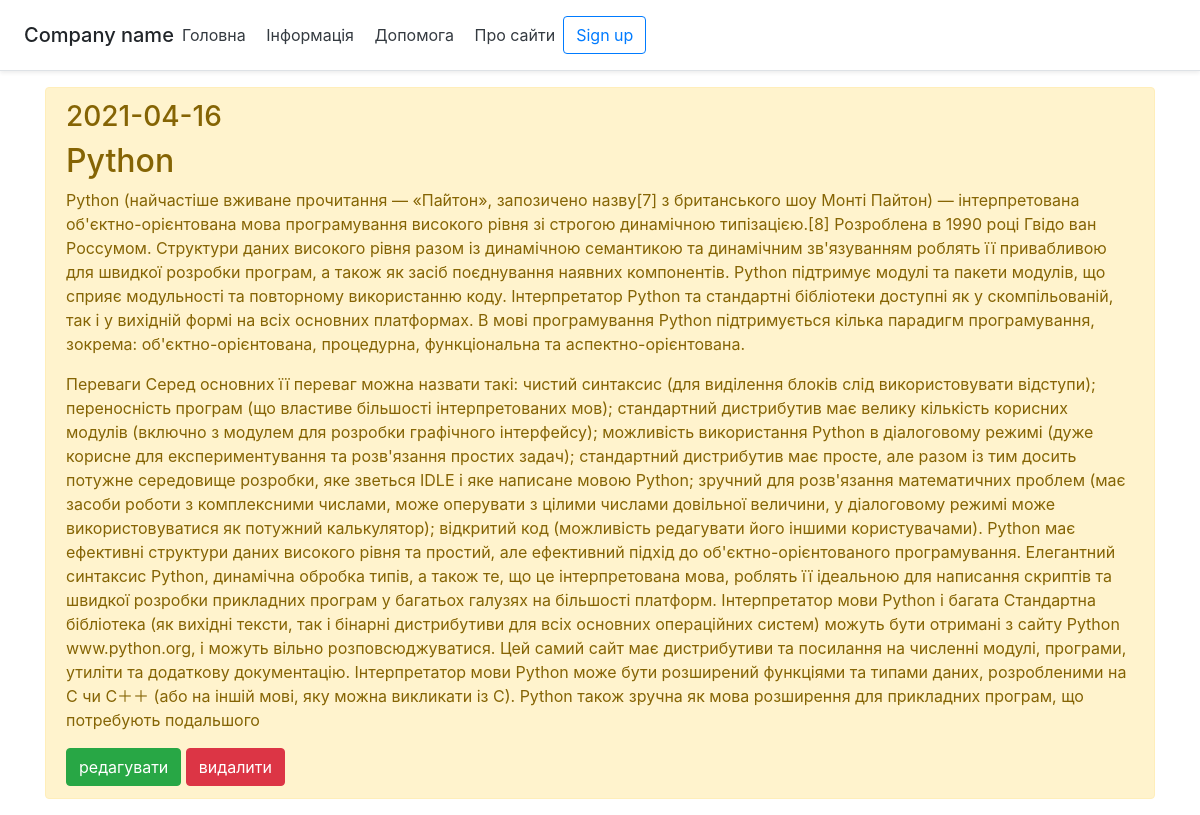
The page /post/18 on the database its author committed.
### les_1.py (models this page shows, shortened)
class Blog(db.Model):
    id=db.Column(db.Integer, primary_key=True)
    title=db.Column(db.String(150), nullable=False)
    intro = db.Column(db.Text, nullable=False)
    story = db.Column(db.Text , nullable=False)
    data_ = db.Column(db.DateTime, default=datetime.utcnow())

### les_1.py (the view)
@myApp.route('/post/<int:id>')
def det_post(id):
    lyubiy_object =Blog.query.get(id)
    return render_template("post.html",obj=lyubiy_object)

### templates/post.html
{% extends 'base.html' %}
{% block body %}
<div class ="container" >
<div class="alert alert-warning">
           <h3> {{ obj.data_.date() }} </h3>
    <h2> {{obj.title}} </h2>
    <p> {{obj.intro}} </p>
    <p> {{obj.story}} </p>
    <a href=" "class="btn btn-success">редагувати</a>
    <a href="/post/{{obj.id}}/delete" class="btn btn-danger ">видалити</a>
</div>
</div>
{% endblock %}

### rows shown on the page
Blog: data_ "2021-04-16", title "Python", intro "Python (найчастіше вживане прочитання — «Па́йтон», запозичено назву[7] з британського шоу Монті Пайтон) — інтерпретована об'єктно-орієнтована мова програмування високого рівня зі строгою динамічною типізацією.[8] Розроблена в 1990 році Гвідо ван Россумом. Структури даних високого рівня разом із динамічною семантикою та динамічним зв'язуванням роблять її привабливою для швидкої розробки програм, а також як засіб поєднування наявних компонентів. Python підтримує модулі та пакети модулів, що сприяє модульності та повторному використанню коду. Інтерпретатор Python та стандартні бібліотеки доступні як у скомпільованій, так і у вихідній формі на всіх основних платформах. В мові програмування…", story "Переваги Серед основних її переваг можна назвати такі: чистий синтаксис (для виділення блоків слід використовувати відступи); переносність програм (що властиве більшості інтерпретованих мов); стандартний дистрибутив має велику кількість корисних модулів (включно з модулем для розробки графічного інтерфейсу); можливість використання Python в діалоговому режимі (дуже корисне для експериментування та розв'язання простих задач); стандартний дистрибутив має просте, але разом із тим досить потужне середовище розробки, яке зветься IDLE і яке написане мовою Python; зручний для розв'язання математичних проблем (має засоби роботи з комплексними числами, може оперувати з цілими числами довільної…"
